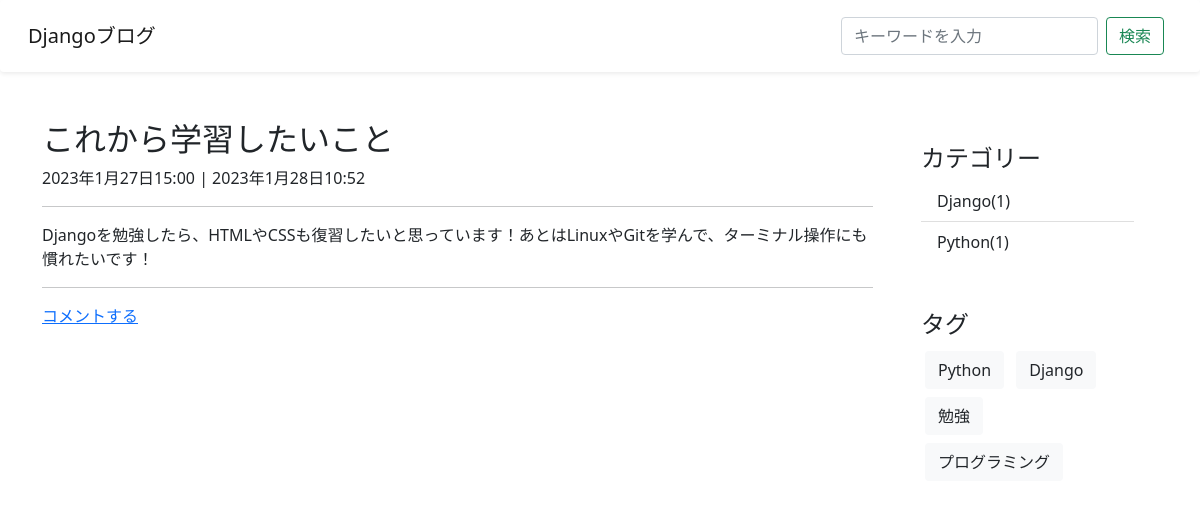
/post/2 (signed in), run on the app's committed database.
### blog/models.py (models this page shows, shortened)
class Post(models.Model):
    title = models.CharField(verbose_name="タイトル", max_length=200)
    content = models.TextField(verbose_name="本文")
    image = models.ImageField(verbose_name="画像", upload_to='uploads/', null=True, blank=True)
    created_at = models.DateTimeField(verbose_name="作成日", auto_now_add=True)
    updated_at = models.DateTimeField(verbose_name="更新日", auto_now=True)
    is_published = models.BooleanField(verbose_name="公開設定", default=False)
    category = models.ForeignKey(Category, verbose_name="カテゴリー", on_delete=models.PROTECT, null=True, blank=True)
    tag = models.ManyToManyField(Tag, verbose_name="タグ", blank=True)
    class Meta:
        verbose_name = "記事"
        verbose_name_plural = "記事"

class Category(models.Model):
    name = models.CharField(verbose_name="カテゴリー", max_length=255)
    slug = models.SlugField(verbose_name="URL", unique=True)
    class Meta:
        verbose_name = "カテゴリー"
        verbose_name_plural = "カテゴリー"

class Tag(models.Model):
    name = models.CharField(verbose_name="タグ", max_length=255)
    slug = models.SlugField(verbose_name="URL", unique=True)
    class Meta:
        verbose_name = "タグ"
        verbose_name_plural = "タグ"

### blog/views.py (the view)
# urls.py: path('post/<int:pk>', PostDetailView.as_view(), name='post-detail'),
class PostDetailView(DeleteView):
    model = Post
    template_name = "blog/post_detail.html"
    def get_object(self, queryset=None):
        post = super().get_object(queryset) #ここで詳細記事を返している
        if post.is_published or self.request.user.is_authenticated:
            return post
        else:
            raise Http404

### blog/context_processors.py (called while the page is built)
def common(request):
    context = {
        "categories": Category.objects.annotate(
          count=Count("post", Q(post__is_published=True))
        ),
        "tags": Tag.objects.all
    }
    return context

### blog/templates/blog/post_detail.html
{% extends 'blog/base.html' %}
{% block content %}
  <div class="row">
    <div class="col-9">
      <div class="article-area">
        <h2>{{ post.title }}</h2>
        <p>{{ post.created_at }} | {{ post.updated_at }}</p>
        <hr>
        <p>{{ post.content }}</p>
      </div>
      {% include 'blog/snippets/comments.html'%}
      <a href="{% url 'comment' post.pk %}">コメントする</a>
    </div>
    <div class="col-3">
      {% include "blog/snippets/sidebar.html" %}
    </div>
  </div>
{% endblock %}

### blog/templates/blog/snippets/sidebar.html
<div class="p-4 category">
  <h4>カテゴリー</h4>
  <ul class="list-group list-group-flush">
    {% for category in categories %}
      {% if category.count > 0 %}
        <li class="list-group-item">
          <a href="{% url 'category-post-list' category.slug %}">
            {{ category.name }}({{ category.count }})
          </a>
        </li>
      {% endif %}
    {% endfor %}
  </ul>
</div>
<div class="p-4">
  <h4>タグ</h4>
  {% for tag in tags %}
      <a class="btn bg-light text-dark m-1" href="{% url 'tag-post-list' tag.slug %}">
        {{ tag.name }}
      </a>
  {% endfor %}
</div>

### blog/static/blog/css/style.css (style rules this page uses)
div.category > ul > li a { color: #212529; text-decoration: none; }

### data on the page
Post: title "これから学習したいこと", created_at "2023年1月27日15:00", updated_at "2023年1月28日10:52", content "Djangoを勉強したら、HTMLやCSSも復習したいと思っています！あとはLinuxやGitを学んで、ターミナル操作にも慣れたいです！"
Category: name "Django", count "1"
Category: name "Python", count "1"
Tag: name "Python"
Tag: name "Django"
Tag: name "勉強"
Tag: name "プログラミング"
